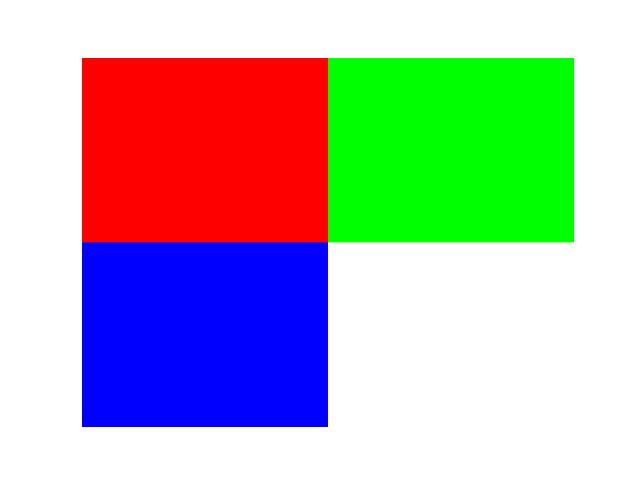
#> input picture sample.jpg, 640 x 480 px
$ python Third-Task.py
#> lines starting #> are read from the running program, lines starting #| are printed output that depends on the picture
import math
import numpy as np
import matplotlib.pyplot as plt

# ---------------- Task 3 ----------------
# Replace sample.jpg with the required input image if needed.
image = plt.imread("sample.jpg")
#> image is the input picture: shape (480, 640, 3); mean R, G, B 179.4, 179.6, 179.5
if image.shape[2] == 4:
    image = image[:, :, :3]

image = image.astype(np.uint8)

red = image[:, :, 0]
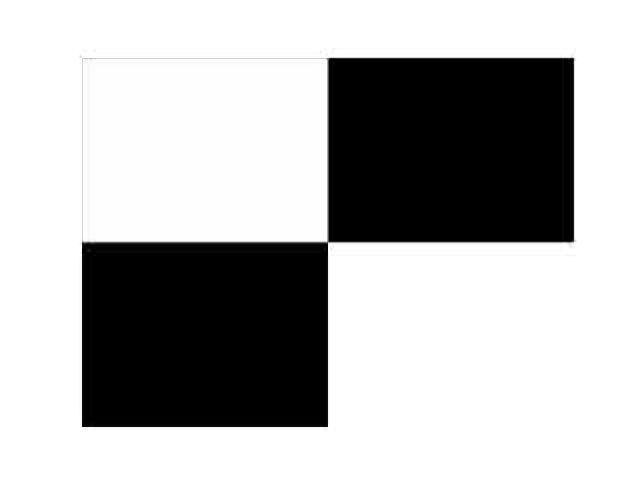
#> red: shape (480, 640); min 0, max 255, mean 179.4
green = image[:, :, 1]
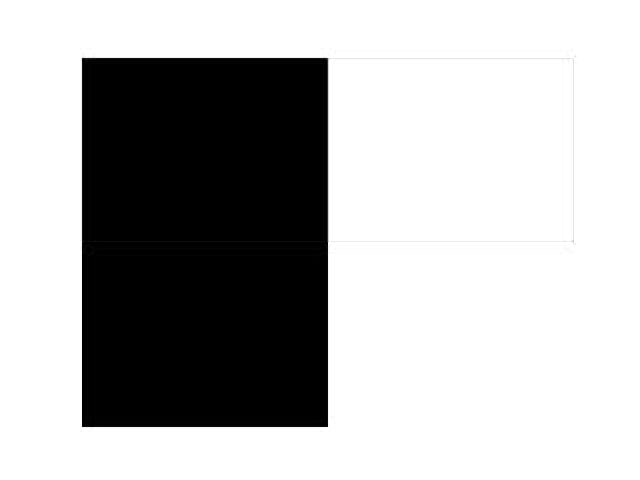
#> green: shape (480, 640); min 0, max 255, mean 179.6
blue = image[:, :, 2]
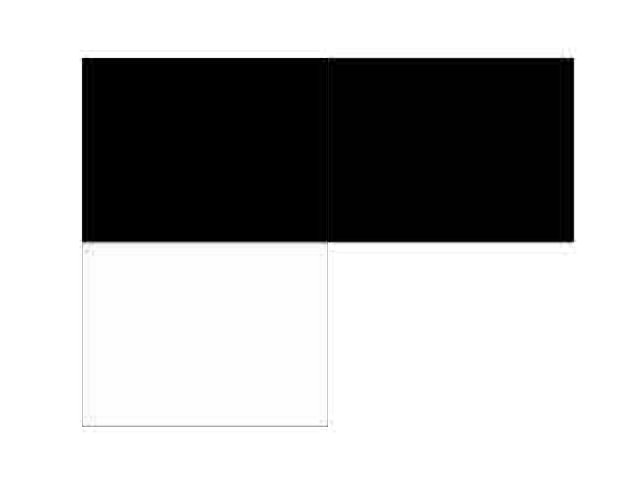
#> blue: shape (480, 640); min 0, max 255, mean 179.5

red_only = np.zeros_like(image)
green_only = np.zeros_like(image)
blue_only = np.zeros_like(image)

red_only[:, :, 0] = red
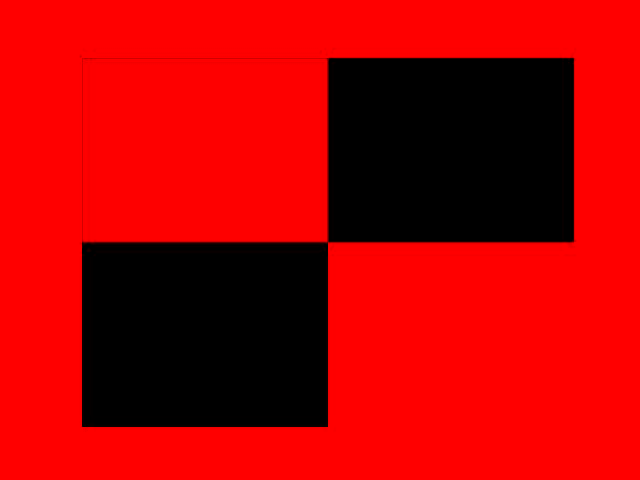
#> red_only: shape (480, 640, 3); mean of channels 0, 1, 2 179.4, 0, 0; drawn as R, G, B
green_only[:, :, 1] = green
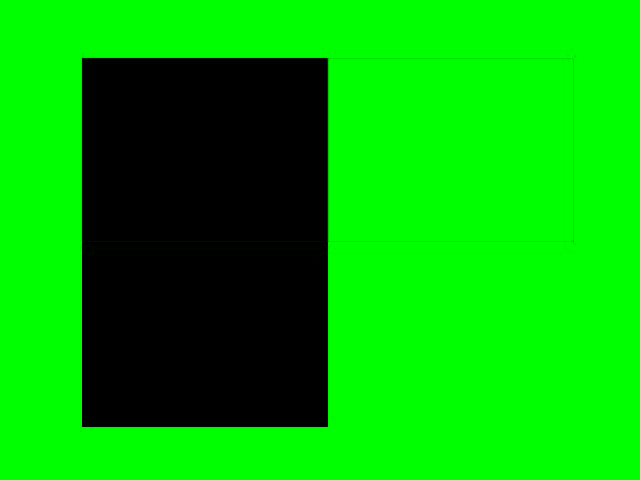
#> green_only: shape (480, 640, 3); mean of channels 0, 1, 2 0, 179.6, 0; drawn as R, G, B
blue_only[:, :, 2] = blue
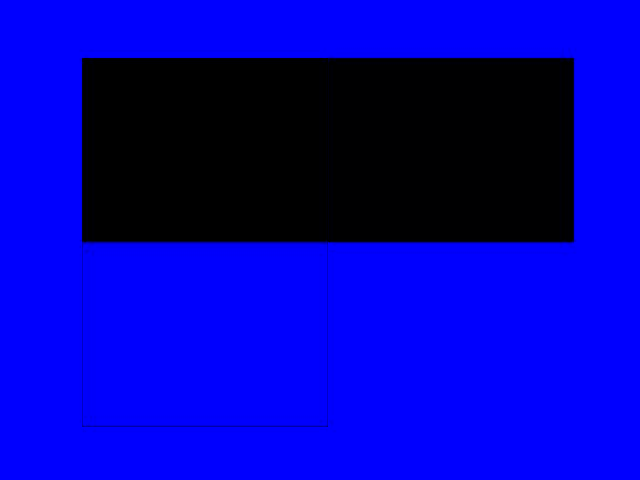
#> blue_only: shape (480, 640, 3); mean of channels 0, 1, 2 0, 0, 179.5; drawn as R, G, B

fig, axes = plt.subplots(2, 3)
axes[0,0].imshow(red_only); axes[0,0].set_title("Red-Only")
axes[0,1].imshow(green_only); axes[0,1].set_title("Green-Only")
axes[0,2].imshow(blue_only); axes[0,2].set_title("Blue-Only")
axes[1,0].imshow(red, cmap="gray"); axes[1,0].set_title("Red Intensity")
axes[1,1].imshow(green, cmap="gray"); axes[1,1].set_title("Green Intensity")
axes[1,2].imshow(blue, cmap="gray"); axes[1,2].set_title("Blue Intensity")

for ax in axes.flat:
    ax.axis("off")
plt.tight_layout()
plt.show()
